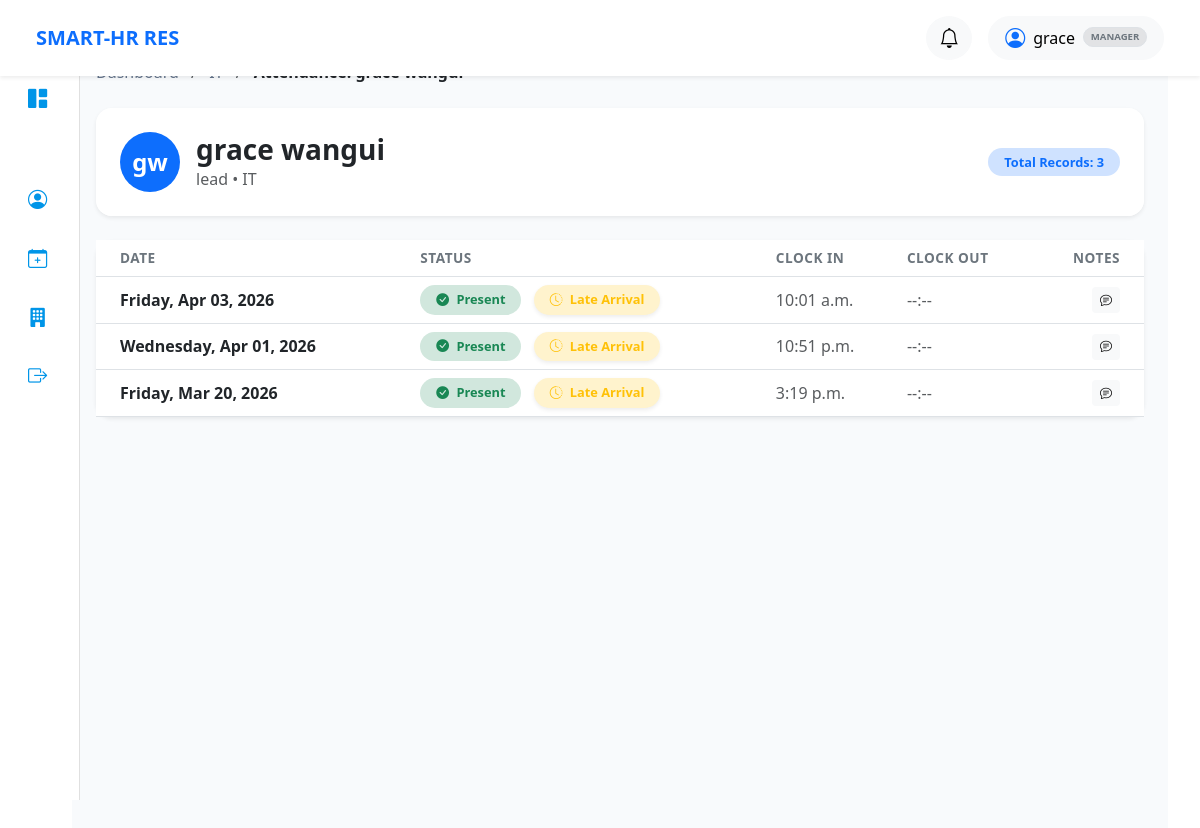
/attendance/history/4/ (signed in), run on the app's committed database.
### core/models.py (models this page shows, shortened)
class CustomUser(AbstractUser):
    ROLE_CHOICES = (
        ('admin', 'HR / Admin'),
        ('manager', 'Department Manager'),
        ('employee', 'Employee'),
    )
    role = models.CharField(
        max_length=10,
        choices=ROLE_CHOICES,
        default='employee'
    )

class Employee(models.Model):
    user = models.OneToOneField(
        settings.AUTH_USER_MODEL,
        on_delete=models.CASCADE,
        related_name='employee'
    )
    department = models.ForeignKey(
        Department,
        on_delete=models.SET_NULL,
        null=True,
        blank=True,
        related_name='employees'
    )
    position = models.CharField(max_length=200)

class Department(models.Model):
    name = models.CharField(max_length=100)
    description = models.TextField(blank=True, null=True)
    code = models.CharField(max_length=10, blank=True, null=True)
    manager = models.ForeignKey(
        CustomUser,
        on_delete=models.SET_NULL,
        null=True,
        blank=True,
        limit_choices_to={'role': 'employee'},
        related_name='managed_departments'
    )
    location = models.CharField(max_length=50, blank=True, null=True)
    is_active = models.BooleanField(default=True)
    created_at = models.DateTimeField(auto_now_add=True)
    updated_at = models.DateTimeField(auto_now=True)

class Attendance(models.Model):
    STATUS_CHOICES = [
        ('present', 'Present'),
        ('absent', 'Absent'),
        ('late', 'Late'),
    ]
    employee = models.ForeignKey(User, on_delete=models.CASCADE)
    date = models.DateField()
    check_in_time = models.TimeField(auto_now_add=True)
    is_present = models.BooleanField(default=False) # ADD THIS LINE
    status = models.CharField(max_length=10, choices=STATUS_CHOICES)
    class Meta:
     unique_together = ['employee', 'date']

### core/views.py (the view)
# urls.py: path('attendance/history/<int:employee_id>/', views.employee_attendance_log, name='attendance_log'),
@role_required(['admin', 'hr', 'manager'])
def employee_attendance_log(request, employee_id):
    employee_obj = get_object_or_404(Employee, id=employee_id)
    if request.user.role == 'employee' and request.user != employee_obj.user:
        messages.error(request, "Unauthorized access.")
        return redirect('employee_dashboard')
    history = Attendance.objects.filter(employee=employee_obj.user).order_by('-date')
    clock_in_deadline = datetime.time(9, 0)
    return render(request, 'core/attendance_log.html', {
        'employee': employee_obj,
        'history': history,
        'clock_in_deadline': clock_in_deadline
    })

### core/templates/core/attendance_log.html
{% extends 'base.html' %}
{% block content %}
<div class="page-container p-4">
    <nav class="breadcrumb-nav mb-4">
        <a href="{% url 'hr_dashboard' %}">Dashboard</a>
        <span class="mx-2 text-muted">/</span>
        <a href="{% url 'hr_department'%}">{{ employee.department.name }}</a>
        <span class="mx-2 text-muted">/</span>
        <span class="fw-bold text-dark">Attendance: {{ employee.user.get_full_name }}</span>
    </nav>
    <div class="card border-0 shadow-sm rounded-4 mb-4 overflow-hidden">
        <div class="p-4 bg-white d-flex align-items-center justify-content-between">
            <div class="d-flex align-items-center gap-3">
                <div class="avatar-circle bg-primary text-white fw-bold" style="width: 60px; height: 60px; border-radius: 50%; display: flex; align-items: center; justify-content: center; font-size: 1.5rem;">
                    {{ employee.user.first_name|slice:":1" }}{{ employee.user.last_name|slice:":1" }}
                </div>
                <div>
                    <h3 class="fw-bold mb-0">{{ employee.user.get_full_name }}</h3>
                    <p class="text-muted mb-0">{{ employee.position }} • {{ employee.department.name }}</p>
                </div>
            </div>
            <div class="text-end">
                <span class="badge bg-primary-subtle text-primary px-3 py-2 rounded-pill">
                    Total Records: {{ history.count }}
                </span>
            </div>
        </div>
    </div>
    <div class="card border-0 shadow-sm rounded-4 p-0">
        <div class="table-responsive">
            <table class="table table-hover align-middle mb-0">
                <thead class="bg-light">
                    <tr>
                        <th class="ps-4">Date</th>
                        <th>Status</th>
                        <th>Clock In</th>
                        <th>Clock Out</th>
                        <th class="text-end pe-4">Notes</th>
                    </tr>
                </thead>
                <tbody>
                    {% for record in history %}
                    <tr>
                        <td class="ps-4 fw-bold text-dark">{{ record.date|date:"l, M d, Y" }}</td>
                        <td>
                            {% if record.is_present %}
                                <span class="badge bg-success-subtle text-success px-3 py-2 rounded-pill">
                                    <i class="bi bi-check-circle-fill me-1"></i> Present
                                </span>
                                {% if record.check_in_time and record.check_in_time|time:"H:i" > clock_in_deadline|time:"H:i" %}
    <span class="badge bg-warning-subtle text-warning px-3 py-2 rounded-pill ms-2 shadow-sm">
    <i class="bi bi-clock-history me-1"></i> Late Arrival
</span>
{% endif %}
                            {% else %}
                                <span class="badge bg-danger-subtle text-danger px-3 py-2 rounded-pill">
                                    <i class="bi bi-x-circle-fill me-1"></i> Absent
                                </span>
                            {% endif %}
                        </td>
                        <td class="text-muted">{{ record.check_in_time|default:"--:--" }}</td>
                        <td class="text-muted">{{ record.check_out_time|default:"--:--" }}</td>
                        <td class="text-end pe-4">
                            <button class="btn btn-sm btn-light border-0"><i class="bi bi-chat-text"></i></button>
                        </td>
                    </tr>
                    {% empty %}
                    <tr>
                        <td colspan="5" class="text-center py-5 text-muted">No history found for this employee.</td>
                    </tr>
                    {% endfor %}
                </tbody>
            </table>
        </div>
    </div>
</div>
{% endblock %}

### templates/navbar/admin_employee.html (shortened to what this page needs)
{% load static %}
<nav class="navbar navbar-expand-lg navbar-light bg-white shadow-sm px-4 py-3 fixed-top">
    <div class="container-fluid">
        <div class="d-flex align-items-center">
            <span class="navbar-brand fw-bold text-primary me-4">SMART-HR RES</span>
        </div>
        <div class="d-flex align-items-center gap-3 ms-auto">
            <div class="dropdown">
                <button class="btn btn-light rounded-circle position-relative" data-bs-toggle="dropdown">
                    <i class="bi bi-bell fs-5"></i>
                </button>
            </div>
            <div class="dropdown">
                <button class="btn btn-light rounded-pill px-3 d-flex align-items-center" data-bs-toggle="dropdown">
                    <i class="bi bi-person-circle me-2 fs-5 text-primary"></i>
                    <span class="fw-medium">{{ user.first_name }}</span>
                    <span class="badge bg-secondary-subtle text-secondary ms-2 text-uppercase small border" style="font-size: 0.6rem;">
                        {{ user.role }}
                    </span>
                </button>
            </div>
        </div>
    </div>
</nav>

### static/css/custom.css (style rules this page uses)
.card { border: none; border-radius: 12px; box-shadow: 0 4px 14px rgba(0,0,0,0.05); }
.table { margin-bottom: 0; }
.table thead th { font-size: 0.85rem; text-transform: uppercase; letter-spacing: 0.5px; color: #6c757d; }
.badge { font-size: 0.75rem; padding: 6px 10px; border-radius: 50px; }
.badge { font-size: 0.8rem; padding: 0.45em 0.7em; }
.btn-sm { font-size: 0.75rem; padding: 0.25rem 0.5rem; }
.page-container { padding: 2rem; background: #f8fafc; min-height: 100vh; }
.breadcrumb-nav a { text-decoration: none; color: #64748b; font-weight: 500; transition: color 0.2s; }

### data on the page
CustomUser: first_name "grace", role "MANAGER"
Employee: user.first_name "g", user.last_name "w", user.get_full_name "grace wangui", position "lead", department.name "IT"
Attendance: date "Friday, Apr 03, 2026", is_present True (drawn), check_in_time "10:01 a.m.", check_out_time "--:--"
Attendance: date "Wednesday, Apr 01, 2026", is_present True (drawn), check_in_time "10:51 p.m.", check_out_time "--:--"
Attendance: date "Friday, Mar 20, 2026", is_present True (drawn), check_in_time "3:19 p.m.", check_out_time "--:--"

### other printed values
{{ history.count }} "3"
